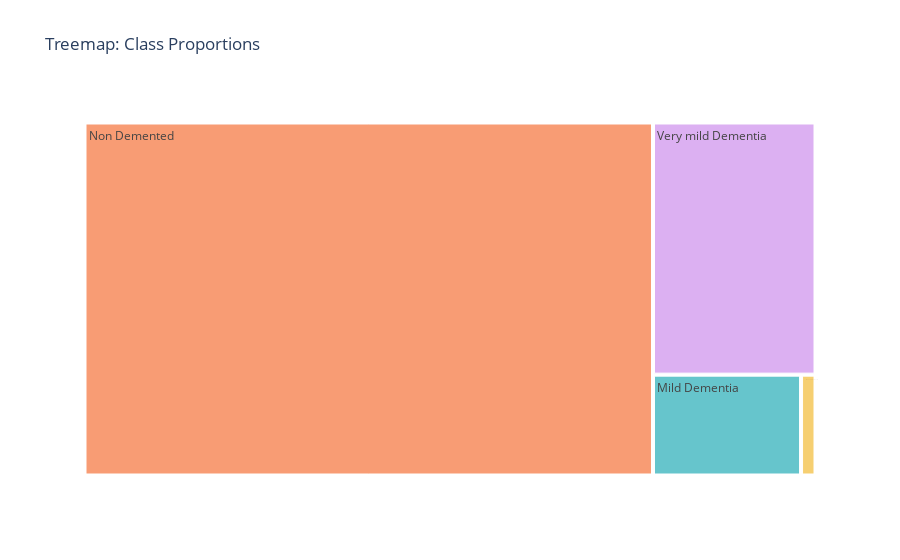

The notebook cell saved with this chart:
### Code cell
class_data = {
    'Class': list(class_counts.keys()),
    'Count': list(class_counts.values())
}

df_class = pd.DataFrame(class_data)

fig = px.treemap(
    df_class,
    path=['Class'],
    values='Count',
    title='Treemap: Class Proportions',
    color='Class',
    color_discrete_sequence=px.colors.qualitative.Pastel
)

fig.show()

### Figure 1 — Plotly figure (JSON) as saved in the notebook; plotly's stock layout.template omitted (floating-point values rounded to 4 significant figures)
{"data": [{"branchvalues": "total", "customdata": [["Mild Dementia"], ["Moderate Dementia"], ["Non Demented"], ["Very mild Dementia"]], "domain": {"x": [0, 1], "y": [0, 1]}, "hovertemplate": "labels=%{label}<br>Count=%{value}<br>parent=%{parent}<br>id=%{id}<br>Class=%{customdata[0]}<extra></extra>", "ids": ["Mild Dementia", "Moderate Dementia", "Non Demented", "Very mild Dementia"], "labels": ["Mild Dementia", "Moderate Dementia", "Non Demented", "Very mild Dementia"], "marker": {"colors": ["rgb(102, 197, 204)", "rgb(246, 207, 113)", "rgb(248, 156, 116)", "rgb(220, 176, 242)"]}, "name": "", "parents": ["", "", "", ""], "type": "treemap", "values": [5002.0, 488.0, 67220.0, 13720.0]}], "layout": {"legend": {"tracegroupgap": 0}, "title": {"text": "Treemap: Class Proportions"}, "treemapcolorway": ["rgb(102, 197, 204)", "rgb(246, 207, 113)", "rgb(248, 156, 116)", "rgb(220, 176, 242)", "rgb(135, 197, 95)", "rgb(158, 185, 243)", "rgb(254, 136, 177)", "rgb(201, 219, 116)", "rgb(139, 224, 164)", "rgb(180, 151, 231)", "rgb(179, 179, 179)"]}}
